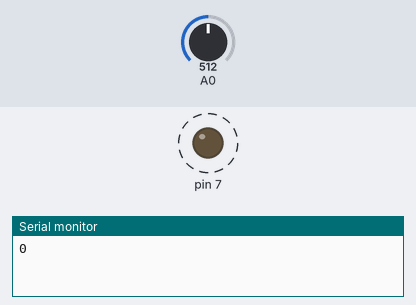
Bench run of a sketch on a simulated Arduino Uno, built with avr-gcc and run on an emulated ATmega328P. Shown: output pins drawn as LEDs (lit = HIGH), the last lines printed to the serial monitor. Dashed ring = blinking. Inputs (shaded band) come from the test bench; at power-on: A0 = 512.

Above: at 0.1 s.
1.3 s: A0 set to 108
3.3 s: A0 set to 89
At 4.1 s:
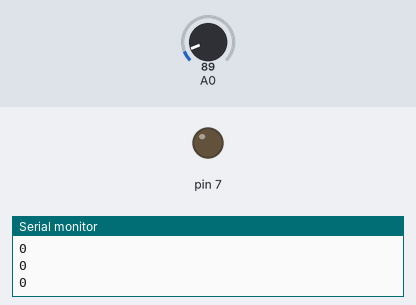
Timing chart, 0 to 6.3 s (numbered marks = the images above; inputs shaded):
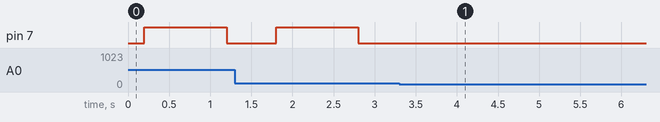

Measured:
- the behaviour switches between 100 and 99 on A0 (found by bisection; images 0 and 1)
- after the input at 3.3 s, pin 7: stops changing and stays LOW

The sketch:

LightAlarmClock.ino
```cpp
// Vars
static volatile int awake;

// Timer Handler
ISR(TIMER1_COMPA_vect) {
  OCR1A += 25000;  // Advance The COMPA Register
  // Handle The 100ms Timer Interrupt

  int lighting = analogRead(0);
  Serial.println(awake);

  // Set semaphore for response to threshold light level
  if (lighting >= 100) {
    awake = 1;
  }
}

void setup() {
  // put your setup code here, to run once:
  Serial.begin(9600);
  pinMode(8, INPUT);
  pinMode(A0, INPUT);
  pinMode(7, OUTPUT);
  TCCR1A = 0;           // Init Timer1
  TCCR1B = 0;           // Init Timer1
  TCCR1B |= B00000011;  // Prescalar = 64
  OCR1A = 25000;        // Timer CompareA Register
  TIMSK1 |= B00000010;  // Enable Timer COMPA Interrupt
  awake = 0;
}

// PWM of 66% duty cycle
void PWMFlash() {
  digitalWrite(7, HIGH);
  delay(1000);
  digitalWrite(7, LOW);
  delay(500);
}

void DisableFlash() {
  digitalWrite(7, LOW);
}

void loop() {
  // Processing Mailbox data from awake flag
  if (awake == 1) {
    PWMFlash();
    awake = 0;
    DisableFlash();
  }


  // PIR Sensor
  // int motion = digitalRead(8);
  // Serial.println(motion);
  // if (motion == 1) {
  //   PWMFlash();
  //   //digitalWrite(7, HIGH);
  // } else {
  //   digitalWrite(7, LOW);
  // }

  // Photocell
  // int lighting = analogRead(0);
  // Serial.println(lighting);
}
```
